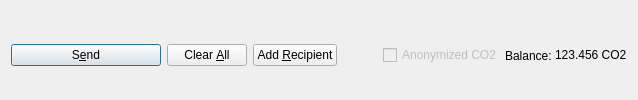
         <widget class="QFrame" name="frame_Send">
          <layout class="QHBoxLayout" name="horizontalLayout">
           <property name="bottomMargin">
            <number>0</number>
           </property>
           <item>
            <widget class="QPushButton" name="sendButton">
             <property name="minimumSize">
              <size>
               <width>150</width>
               <height>0</height>
              </size>
             </property>
             <property name="toolTip">
              <string>Confirm the send action</string>
             </property>
             <property name="text">
              <string>S&amp;end</string>
             </property>
             <property name="icon">
              <iconset resource="../carbonzero.qrc">
               <normaloff>:/icons/send</normaloff>:/icons/send</iconset>
             </property>
             <property name="autoDefault">
              <bool>false</bool>
             </property>
             <property name="default">
              <bool>true</bool>
             </property>
            </widget>
           </item>
           <item>
            <widget class="QPushButton" name="clearButton">
             <property name="sizePolicy">
              <sizepolicy hsizetype="Minimum" vsizetype="Fixed">
               <horstretch>0</horstretch>
               <verstretch>0</verstretch>
              </sizepolicy>
             </property>
             <property name="toolTip">
              <string>Clear all fields of the form.</string>
             </property>
             <property name="text">
              <string>Clear &amp;All</string>
             </property>
             <property name="icon">
              <iconset resource="../carbonzero.qrc">
               <normaloff>:/icons/remove</normaloff>:/icons/remove</iconset>
             </property>
             <property name="autoDefault">
              <bool>false</bool>
             </property>
            </widget>
           </item>
           <item>
            <widget class="QPushButton" name="addButton">
             <property name="toolTip">
              <string>Send to multiple recipients at once</string>
             </property>
             <property name="text">
              <string>Add &amp;Recipient</string>
             </property>
             <property name="icon">
              <iconset resource="../carbonzero.qrc">
               <normaloff>:/icons/add</normaloff>:/icons/add</iconset>
             </property>
             <property name="autoDefault">
              <bool>false</bool>
             </property>
            </widget>
           </item>
           <item>
            <spacer name="horizontalSpacer">
             <property name="orientation">
              <enum>Qt::Horizontal</enum>
             </property>
             <property name="sizeHint" stdset="0">
              <size>
               <width>40</width>
               <height>20</height>
              </size>
             </property>
            </spacer>
           </item>
           <item>
            <layout class="QHBoxLayout" name="horizontalLayout_2">
             <property name="spacing">
              <number>3</number>
             </property>
             <item>
              <widget class="QCheckBox" name="checkzcarbon">
               <property name="enabled">
                <bool>false</bool>
               </property>
               <property name="text">
                <string>Anonymized CO2</string>
               </property>
              </widget>
             </item>
             <item>
              <widget class="QLabel" name="label">
               <property name="text">
                <string>Balance:</string>
               </property>
              </widget>
             </item>
             <item>
              <widget class="QLabel" name="labelBalance">
               <property name="sizePolicy">
                <sizepolicy hsizetype="Preferred" vsizetype="Fixed">
                 <horstretch>0</horstretch>
                 <verstretch>0</verstretch>
                </sizepolicy>
               </property>
               <property name="cursor">
                <cursorShape>IBeamCursor</cursorShape>
               </property>
               <property name="text">
                <string notr="true">123.456 CO2</string>
               </property>
               <property name="textInteractionFlags">
                <set>Qt::LinksAccessibleByMouse|Qt::TextSelectableByKeyboard|Qt::TextSelectableByMouse</set>
               </property>
              </widget>
             </item>
            </layout>
           </item>
          </layout>
         </widget>
